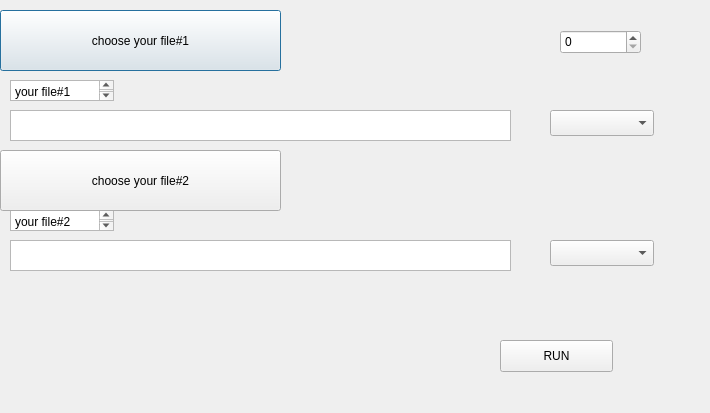
<?xml version="1.0" encoding="UTF-8"?>
<ui version="4.0">
 <class>Dialog</class>
 <widget class="QDialog" name="Dialog">
  <property name="geometry">
   <rect>
    <x>0</x>
    <y>0</y>
    <width>710</width>
    <height>413</height>
   </rect>
  </property>
  <property name="windowTitle">
   <string>Dialog</string>
  </property>
  <widget class="QPushButton" name="pushButton_File_1">
   <property name="geometry">
    <rect>
     <x>0</x>
     <y>10</y>
     <width>281</width>
     <height>61</height>
    </rect>
   </property>
   <property name="text">
    <string>choose your file#1</string>
   </property>
  </widget>
  <widget class="QTextEdit" name="textEdit_File_1">
   <property name="geometry">
    <rect>
     <x>10</x>
     <y>110</y>
     <width>501</width>
     <height>31</height>
    </rect>
   </property>
  </widget>
  <widget class="QPlainTextEdit" name="plainTextEdit">
   <property name="geometry">
    <rect>
     <x>10</x>
     <y>80</y>
     <width>104</width>
     <height>21</height>
    </rect>
   </property>
   <property name="plainText">
    <string>your file#1</string>
   </property>
  </widget>
  <widget class="QPushButton" name="pushButton_run">
   <property name="geometry">
    <rect>
     <x>500</x>
     <y>340</y>
     <width>113</width>
     <height>32</height>
    </rect>
   </property>
   <property name="text">
    <string>RUN</string>
   </property>
  </widget>
  <widget class="QPlainTextEdit" name="plainTextEdit_2">
   <property name="geometry">
    <rect>
     <x>10</x>
     <y>210</y>
     <width>104</width>
     <height>21</height>
    </rect>
   </property>
   <property name="plainText">
    <string>your file#2
</string>
   </property>
  </widget>
  <widget class="QTextEdit" name="textEdit_File_2">
   <property name="geometry">
    <rect>
     <x>10</x>
     <y>240</y>
     <width>501</width>
     <height>31</height>
    </rect>
   </property>
  </widget>
  <widget class="QPushButton" name="pushButton_File_2">
   <property name="geometry">
    <rect>
     <x>0</x>
     <y>150</y>
     <width>281</width>
     <height>61</height>
    </rect>
   </property>
   <property name="text">
    <string>choose your file#2</string>
   </property>
  </widget>
  <widget class="QComboBox" name="comboBox_File_1">
   <property name="geometry">
    <rect>
     <x>550</x>
     <y>110</y>
     <width>104</width>
     <height>26</height>
    </rect>
   </property>
  </widget>
  <widget class="QComboBox" name="comboBox_File_2">
   <property name="geometry">
    <rect>
     <x>550</x>
     <y>240</y>
     <width>104</width>
     <height>26</height>
    </rect>
   </property>
  </widget>
  <widget class="QSpinBox" name="spinBox">
   <property name="geometry">
    <rect>
     <x>560</x>
     <y>30</y>
     <width>81</width>
     <height>24</height>
    </rect>
   </property>
  </widget>
 </widget>
 <resources/>
 <connections/>
</ui>
